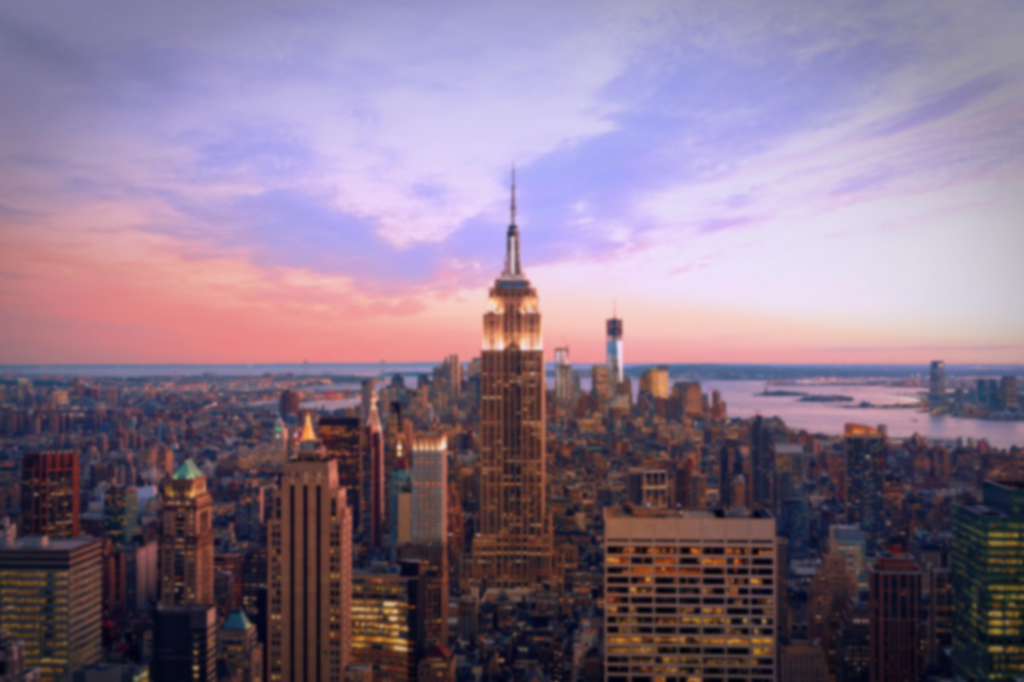
#> input picture Stevens_Spring_2022/CPE-462-A/FinalProject/input.png, 1024 x 682 px
$ python sharpen.py
#> lines starting #> are read from the running program, lines starting #| are printed output that depends on the picture
import cv2
import numpy as np

image = cv2.imread('./input.png', flags=cv2.IMREAD_COLOR)
#> image is the input picture: shape (682, 1024, 3); mean B, G, R 137.5, 116.6, 136

cv2.imshow('Input', image)

# Convolution to sharpen image
sharpen_filter = np.array([[-1, -1, -1], [-1, 9, -1], [-1, -1, -1]])
image_sharp = cv2.filter2D(image, -1, sharpen_filter)
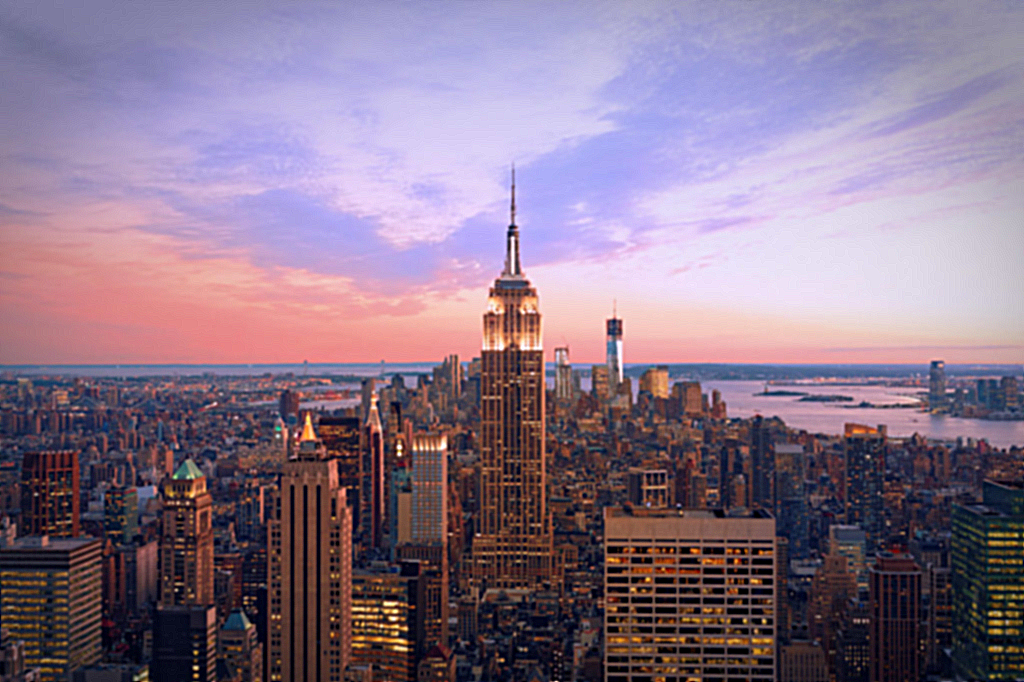
#> image_sharp: shape (682, 1024, 3); mean B, G, R 137.5, 116.7, 136.2
cv2.imshow('Sharpened', image_sharp)
cv2.waitKey()
cv2.destroyAllWindows()
